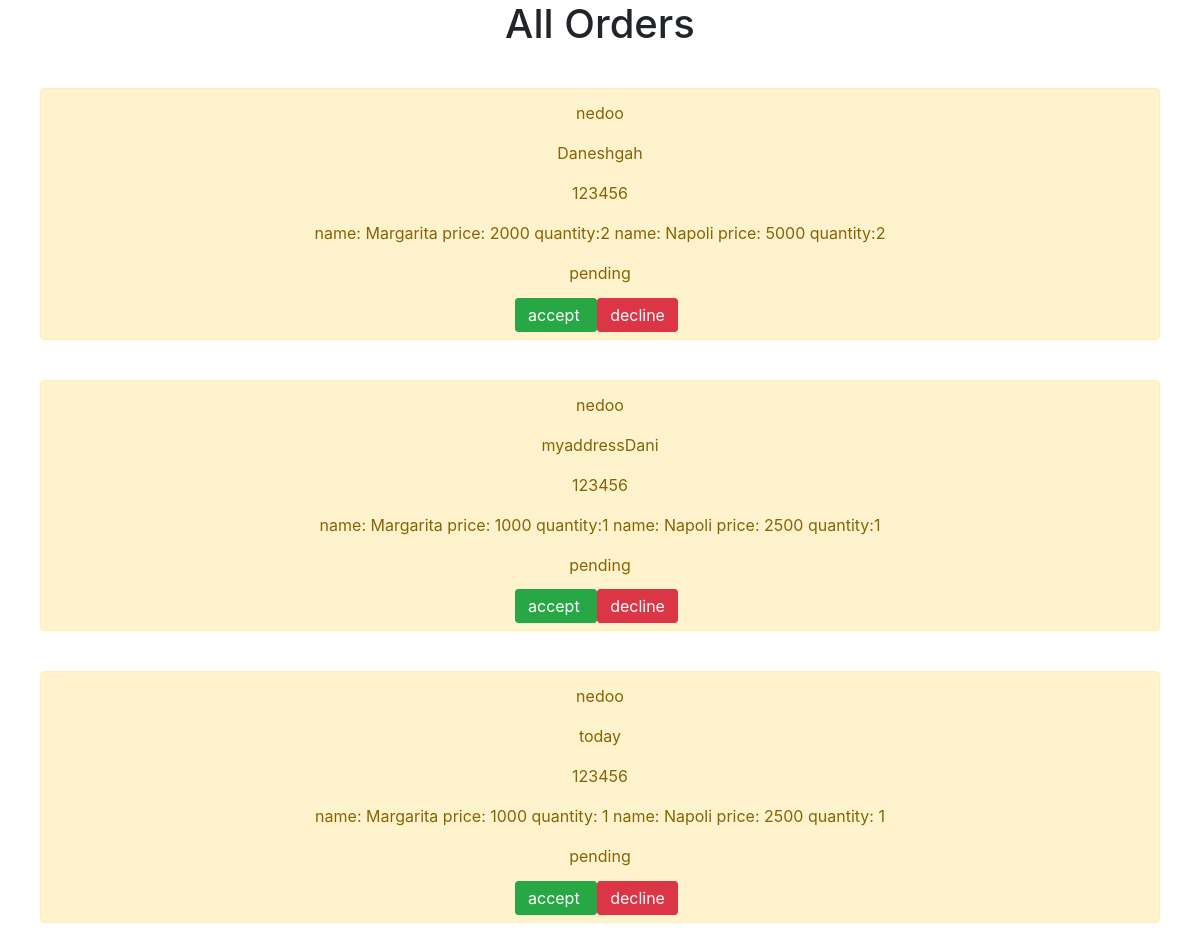
The page /adminorders/ on the database as committed earlier.
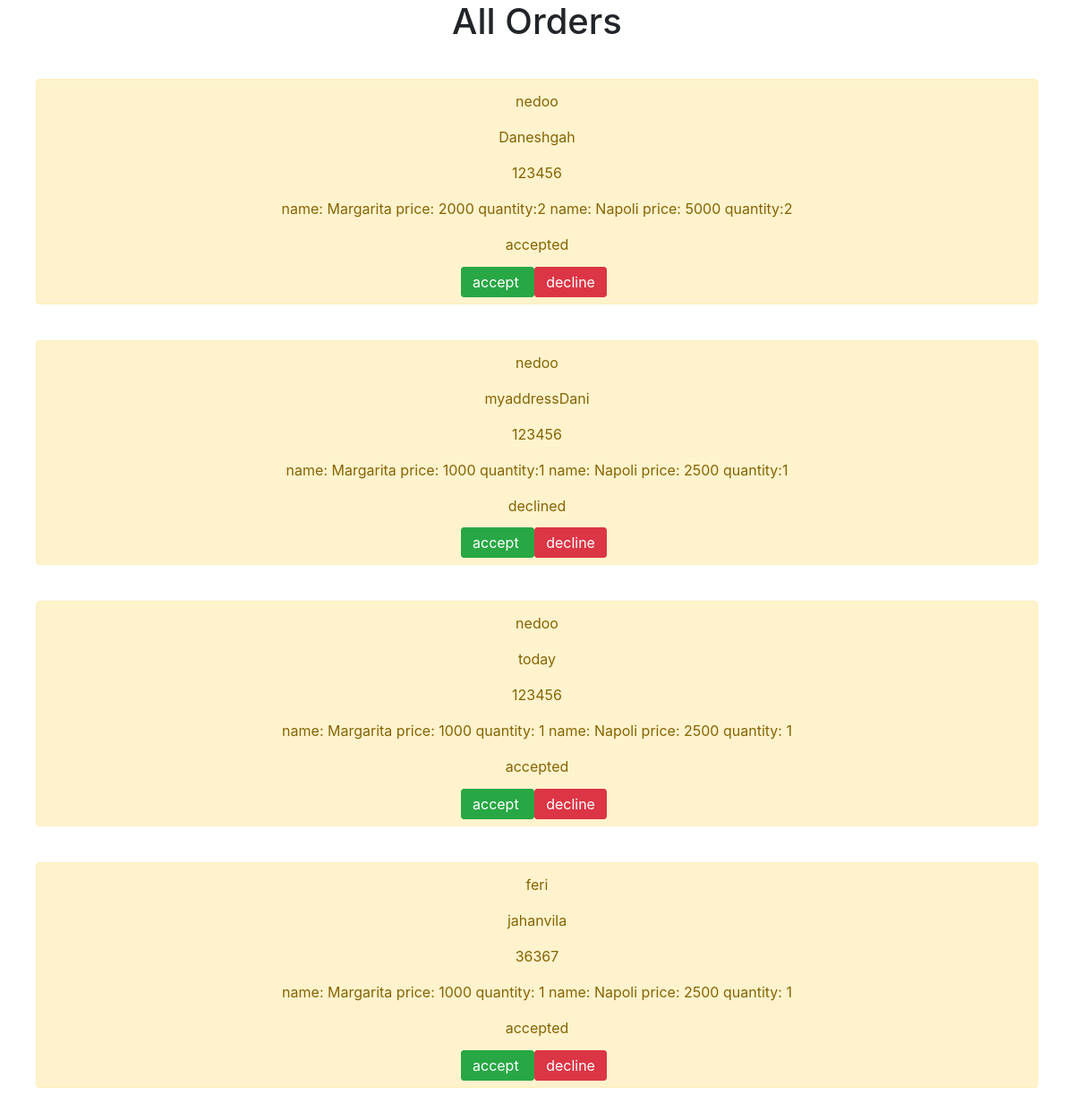
The same page on the database as committed later.
### pizzaapp/models.py (models this page shows, shortened)
class OrderModel(models.Model):
	username = models.CharField(max_length=20)
	address = models.CharField(max_length=20)
	phoneno = models.CharField(max_length=20)
	ordereditems = models.CharField(max_length=40)
	status = models.CharField(max_length=10, default='pending')

### pizzaapp/views.py (the view)
def adminorders(request):
	orders = OrderModel.objects.all()
	context = {'adminorders': orders}
	return render(request, 'adminorders.html', context)

### pizzaapp/templates/adminorders.html
{% extends 'base.html' %}
{% block content %}
<h1 style="text-align:center"> All Orders </h1>
{% for order in adminorders %}
	<div class="alert alert-warning" style="margin:40px" role="alert">
	<p style="text-align: center"> {{order.username}}</p>
	<p style="text-align: center"> {{order.address}}</p>
	<p style="text-align: center"> {{order.phoneno}}</p>
	<p style="text-align: center"> {{order.ordereditems}}</p>
	<p style="text-align: center"> {{order.status}} </p>
	<div class="container" style=" width:200px; margin: auto">
		<a href="{% url 'acceptorder' order.id %}" style="display:inline" class="btn btn-success"> accept </a>
		<a href="{% url 'declineorder' order.id %}" style="display:inline" class="btn btn-danger"> decline </a>
	</div>
	</div>
{% endfor %}
{% endblock %}

### pizzaapp/templates/base.html (shortened to what this page needs)
<!DOCTYPE html>
<html>
<head>
	<link rel="stylesheet" href="https://stackpath.bootstrapcdn.com/bootstrap/4.5.0/css/bootstrap.min.css">
</head>
<body>
	{% block content %}
	{% endblock%}
</body>
</html>

Rows that differ between the two databases and show on the page:
changed OrderModel "Daneshgah": status "pending" → "accepted"
changed OrderModel "myaddressDani": status "pending" → "declined"
changed OrderModel "today": status "pending" → "accepted"
added OrderModel: username "feri", address "jahanvila", phoneno "36367", ordereditems "name: Margarita price: 1000 quantity: 1 name: Napoli price: 2500 quantity: 1", status "accepted"
